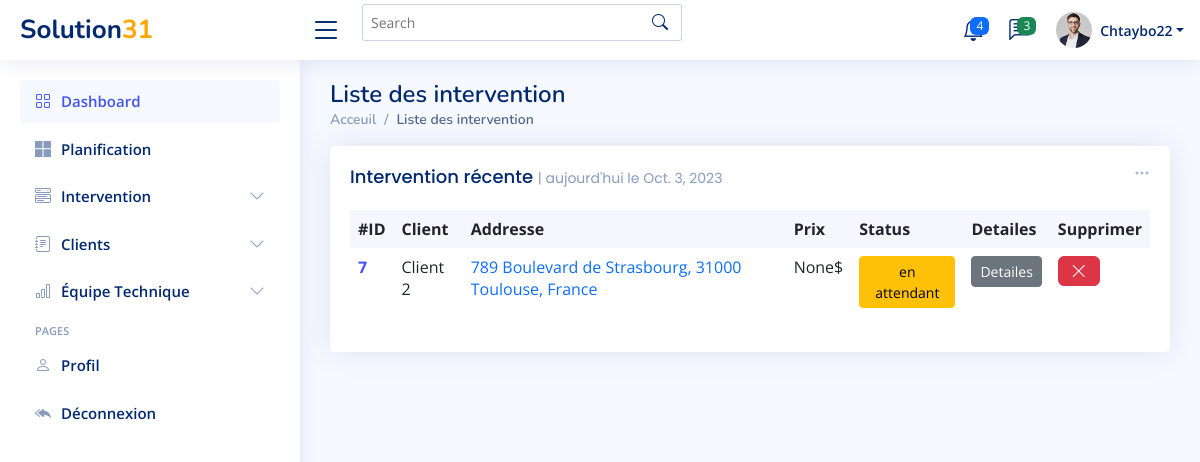
Screenshot of /interventions/list (signed in) with the database file from the repository.
### Dashboard/models.py (models this page shows, shortened)
class Intervention(models.Model):
    Date_Ajouté = models.DateTimeField(auto_now_add=True)
    Nom_Client= models.CharField(max_length=100, blank=False , null=False)
    Numéro = models.CharField(max_length=100, blank=False , null=False)
    Ville = models.CharField(max_length=100, blank=False , null=False)
    Date=models.DateField(null=True,blank=True)
    Address = models.CharField(max_length=100, blank=False , null=False)
    Code_postal = models.IntegerField()
    Par= models.ForeignKey(UserProfile, on_delete=models.SET_NULL, null=True, blank=True, )
    Commentaire = models.CharField(max_length=500, blank=True, null=True)
    Prix = models.IntegerField(blank=True, null=True)
    Status = models.CharField(max_length=500,choices=CHOICES, default='en attendant', blank=True, null=True)
    valeur =models.IntegerField(default=1)

### Dashboard/views.py (the view)
# urls.py: path('interventions/list',list_interventions ,name='list_interventions'),
def list_interventions(request):
    date = datetime.now().date()
    print(date)
    interventions = Intervention.objects.all()
    context={'interventions':interventions , 'date':date}
    return render(request, 'Dashboard/list_intervetions.html',context)

### Dashboard/templates/Dashboard/list_intervetions.html (shortened to what this page needs)
{% extends 'Dashboard/main.html' %}
{% block content %}
  <main id="main" class="main">
    <div class="pagetitle">
      <h1>Liste des intervention</h1>
      <nav>
        <ol class="breadcrumb">
          <li class="breadcrumb-item"><a href="index.html">Acceuil</a></li>
          <li class="breadcrumb-item active">Liste des intervention</li>
        </ol>
      </nav>
    </div>
    <section class="section dashboard">
      <div class="row">
        <div class="col-lg-12">
          <div class="row">
            <div class="col-12">
              <div class="card recent-sales overflow-auto">
                <div class="filter">
                  <a class="icon" href="#" data-bs-toggle="dropdown"><i class="bi bi-three-dots"></i></a>
                </div>
                <div class="card-body">
                  <h5 class="card-title">Intervention récente <span>| aujourd'hui le {{date}}</span></h5>
                  <table class="table table-borderless datatable">
                    <thead>
                      <tr>
                        <th scope="col">#ID</th>
                        <th scope="col">Client</th>
                        <th scope="col">Addresse</th>
                        <th scope="col">Prix</th>
                        <th scope="col">Status</th>
                        <th scope="col">Detailes</th>
                        <th scope="col">Supprimer</th>
                      </tr>
                    </thead>
                    <tbody>
                    {% for int in interventions%}
                    {% if int.Date == date %}
                      <tr>
                        <th scope="row"><a href="#">{{int.id}}</a></th>
                        <td>{{int.Nom_Client}}</td>
                        <td><a href="#" class="text-primary">{{int.Address}}</a></td>
                        <td>{{int.Prix}}$</td>
                        {% if int.Status == 'Fait' %}
                        <td><button type="button" class="btn btn-success btn-sm">{{int.Status}}</button></span></td>
                        {% elif int.Status == 'en attendant' %}
                        <td><button type="button" class="btn btn-warning btn-sm">{{int.Status}}</button></td>
                        {% else  %}
                        <td> <button type="button" class="btn btn-danger btn-sm">{{int.Status}}</button></td>
                        {% endif  %}
                        <td>                <button type="button" class="btn btn-secondary btn-sm">Detailes</button></td>
                        <td>              <button type="button" class="btn btn-danger"><i class="bi bi-x-lg"></i></button></td>
                      </tr>
                    {% endif %}
                    {% endfor %}
                    </tbody>
                  </table>
                </div>
              </div>
            </div>
          </div>
        </div>
      </div>
    </section>
  </main>
{% endblock content %}

### Dashboard/templates/Dashboard/main.html (shortened to what this page needs)
{% load static %}
<html lang="en">
<head>
  <link href="{% static 'Dashboard/assets/css/main.css' %}" rel="stylesheet" />
  <link href="{% static 'Dashboard/assets/vendor/bootstrap/css/bootstrap.min.css' %}" rel="stylesheet">
  <link href="{% static 'Dashboard/assets/vendor/bootstrap-icons/bootstrap-icons.css' %}" rel="stylesheet">
  <link href="{% static 'Dashboard/assets/vendor/boxicons/css/boxicons.min.css' %}" rel="stylesheet">
  <link href="{% static 'Dashboard/assets/vendor/quill/quill.snow.css' %}" rel="stylesheet">
  <link href="{% static 'Dashboard/assets/vendor/quill/quill.bubble.css' %}" rel="stylesheet">
  <link href="{% static 'Dashboard/assets/vendor/remixicon/remixicon.css' %}" rel="stylesheet">
  <link href="{% static 'Dashboard/assets/vendor/simple-datatables/style.css' %}" rel="stylesheet">
  <link href="{% static 'Dashboard/assets/css/style.css' %}" rel="stylesheet">
</head>
<body>
  <header id="header" class="header fixed-top d-flex align-items-center">
    <div class="d-flex align-items-center justify-content-between">
      <a href="{% url 'index' %}" class="logo d-flex align-items-center">
        <span class="d-none d-lg-block">Solution</span>
                <span class="d-none d-lg-block" style="color:orange;">31</span>
      </a>
      <i class="bi bi-list toggle-sidebar-btn"></i>
    </div>
    <div class="search-bar">
      <form class="search-form d-flex align-items-center" method="POST" action="#">
        <input type="text" name="query" placeholder="Search" title="Enter search keyword">
        <button type="submit" title="Search"><i class="bi bi-search"></i></button>
      </form>
    </div>
    <nav class="header-nav ms-auto">
      <ul class="d-flex align-items-center">
        <li class="nav-item dropdown">
          <a class="nav-link nav-icon" href="#" data-bs-toggle="dropdown">
            <span class="badge bg-primary badge-number">4</span>
          </a>
        </li>
        <li class="nav-item dropdown">
          <a class="nav-link nav-icon" href="#" data-bs-toggle="dropdown">
            <span class="badge bg-success badge-number">3</span>
          </a>
        </li>
        <li class="nav-item dropdown pe-3">
          <a class="nav-link nav-profile d-flex align-items-center pe-0" href="#" data-bs-toggle="dropdown">
            <img src="{% static 'Dashboard/assets/img/profile-img.jpg' %}" alt="Profile" class="rounded-circle">
            <span class="d-none d-md-block dropdown-toggle ps-2">{{request.user}}</span>
          </a>
        </li>
      </ul>
    </nav>
  </header>
  <aside id="sidebar" class="sidebar">
    <ul class="sidebar-nav" id="sidebar-nav">
      <li class="nav-item">
        <a class="nav-link " href="{% url 'index'%}">
          <i class="bi bi-grid"></i>
          <span>Dashboard</span>
        </a>
      </li>
      <li class="nav-item">
        <a class="nav-link collapsed" href="{% url 'calendar'%}">
        <i class="bi bi-microsoft"></i>
          <span>Planification</span>
        </a>
      </li>
      <li class="nav-item">
        <a class="nav-link collapsed" data-bs-target="#components-nav" data-bs-toggle="collapse" href="#">
          <i class="bi bi-menu-button-wide"></i><span>Intervention</span><i class="bi bi-chevron-down ms-auto"></i>
        </a>
      </li>
      <li class="nav-item">
        <a class="nav-link collapsed" data-bs-target="#forms-nav" data-bs-toggle="collapse" href="#">
          <i class="bi bi-journal-text"></i><span>Clients</span><i class="bi bi-chevron-down ms-auto"></i>
        </a>
      </li>
      <li class="nav-item">
        <a class="nav-link collapsed" data-bs-target="#charts-nav" data-bs-toggle="collapse" href="#">
          <i class="bi bi-bar-chart"></i><span>Équipe Technique</span><i class="bi bi-chevron-down ms-auto"></i>
        </a>
      </li>
      <li class="nav-heading">Pages</li>
      <li class="nav-item">
        <a class="nav-link collapsed" href="{% url 'users_profile' %}">
          <i class="bi bi-person"></i>
          <span>Profil</span>
        </a>
      </li>
      <li class="nav-item">
        <a class="nav-link collapsed" href="{% url 'logout' %}">
          <i class="bi bi-reply-all-fill"></i>
          <span>Déconnexion</span>
        </a>
      </li>
    </ul>
  </aside>
  {% block content %}
  {% endblock content %}
</body>
</html>

### Dashboard/static/Dashboard/assets/css/main.css (style rules this page uses)
:root { --fc-daygrid-event-dot-width: 8px; }
:root { --fc-list-event-dot-width: 10px; --fc-list-event-hover-bg-color: #f5f5f5; }

### Dashboard/static/Dashboard/assets/css/style.css (style rules this page uses)
:root { scroll-behavior: smooth; }
body { font-family: "Open Sans", sans-serif; background: #f6f9ff; color: #444444; }
a { color: #4154f1; text-decoration: none; }
h1, h2, h3, h4, h5, h6 { font-family: "Nunito", sans-serif; }
#main { margin-top: 60px; padding: 20px 30px; transition: all 0.3s; }
.pagetitle { margin-bottom: 10px; }
.pagetitle h1 { font-size: 24px; margin-bottom: 0; font-weight: 600; color: #012970; }
.card { margin-bottom: 30px; border: none; border-radius: 5px; box-shadow: 0px 0 30px rgba(1, 41, 112, 0.1); }
.card-title { padding: 20px 0 15px 0; font-size: 18px; font-weight: 500; color: #012970; font-family: "Poppins", sans-serif; }
.card-title span { color: #899bbd; font-size: 14px; font-weight: 400; }
.card-body { padding: 0 20px 20px 20px; }
.breadcrumb { font-size: 14px; font-family: "Nunito", sans-serif; color: #899bbd; font-weight: 600; }
.breadcrumb a { color: #899bbd; transition: 0.3s; }
.breadcrumb .breadcrumb-item::before { color: #899bbd; }
.breadcrumb .active { color: #51678f; font-weight: 600; }
.logo { line-height: 1; }
@media (min-width: 1200px) { .logo { width: 280px; } }
.logo span { font-size: 26px; font-weight: 700; color: #012970; font-family: "Nunito", sans-serif; }
.header { transition: all 0.5s; z-index: 997; height: 60px; box-shadow: 0px 2px 20px rgba(1, 41, 112, 0.1); background-color: #fff; padding-left: 20px; }
.header .toggle-sidebar-btn { font-size: 32px; padding-left: 10px; cursor: pointer; color: #012970; }
.header .search-bar { min-width: 360px; padding: 0 20px; }
.header .search-form { width: 100%; }
.header .search-form input { border: 0; font-size: 14px; color: #012970; border: 1px solid rgba(1, 41, 112, 0.2); padding: 7px 38px 7px 8px; border-radius: 3px; transition: 0.3s; width: 100%; }
.header .search-form button { border: 0; padding: 0; margin-left: -30px; background: none; }
.header .search-form button i { color: #012970; }
.header-nav ul { list-style: none; }
.header-nav>ul { margin: 0; padding: 0; }
.header-nav .nav-icon { font-size: 22px; color: #012970; margin-right: 25px; position: relative; }
.header-nav .nav-profile { color: #012970; }
.header-nav .nav-profile img { max-height: 36px; }
.header-nav .nav-profile span { font-size: 14px; font-weight: 600; }
.header-nav .badge-number { position: absolute; inset: -2px -5px auto auto; font-weight: normal; font-size: 12px; padding: 3px 6px; }
.sidebar { position: fixed; top: 60px; left: 0; bottom: 0; width: 300px; z-index: 996; transition: all 0.3s; padding: 20px; overflow-y: auto; scrollbar-width: thin; scrollbar-color: #aab7cf transparent; box-shadow: 0px 0px 20px rgba(1, 41, 112, 0.1); background-color: #fff; }
@media (min-width: 1200px) { #main, #footer { margin-left: 300px; } }
.sidebar-nav { padding: 0; margin: 0; list-style: none; }
.sidebar-nav li { padding: 0; margin: 0; list-style: none; }
.sidebar-nav .nav-item { margin-bottom: 5px; }
.sidebar-nav .nav-heading { font-size: 11px; text-transform: uppercase; color: #899bbd; font-weight: 600; margin: 10px 0 5px 15px; }
.sidebar-nav .nav-link { display: flex; align-items: center; font-size: 15px; font-weight: 600; color: #4154f1; transition: 0.3; background: #f6f9ff; padding: 10px 15px; border-radius: 4px; }
.sidebar-nav .nav-link i { font-size: 16px; margin-right: 10px; color: #4154f1; }
.sidebar-nav .nav-link.collapsed { color: #012970; background: #fff; }
.sidebar-nav .nav-link.collapsed i { color: #899bbd; }
.sidebar-nav .nav-link .bi-chevron-down { margin-right: 0; transition: transform 0.2s ease-in-out; }
.dashboard .filter { position: absolute; right: 0px; top: 15px; }
.dashboard .filter .icon { color: #aab7cf; padding-right: 20px; padding-bottom: 5px; transition: 0.3s; font-size: 16px; }
.dashboard .recent-sales { font-size: 14px; }
.dashboard .recent-sales .table thead { background: #f6f6fe; }
.dashboard .recent-sales .table thead th { border: 0; }

### rows the page displays
Intervention: id "7", Nom_Client "Client 2", Address "789 Boulevard de Strasbourg, 31000 Toulouse, France", Prix "None", Status "en attendant"

### other values shown
{{ request.user }} "Chtaybo22"
